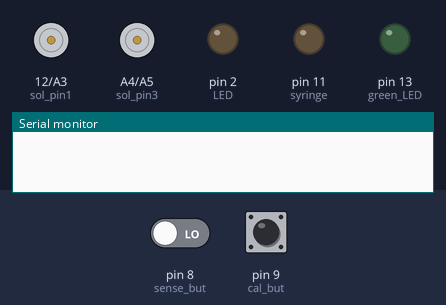
This sketch was run on a simulated Arduino Uno, built with avr-gcc and run on an emulated ATmega328P. Parts: motor-driver pin pairs drawn as motors (green arrow = first pin HIGH = forward, orange = second pin HIGH = backward, longer = more drive), output pins drawn as LEDs (lit = HIGH), the last lines printed to the serial monitor. The test bench sets the inputs (shaded band); at power-on: pin 8 (sense_but) LOW, pin 9 (cal_but) LOW.

Above: at 1.2 s.
1.3 s: pin 8 (sense_but) driven HIGH
At 1.7 s:
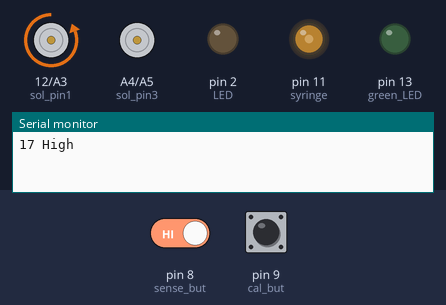
4.3 s: pin 9 (cal_but) pulled HIGH for 3.2 s
At 6.6 s:
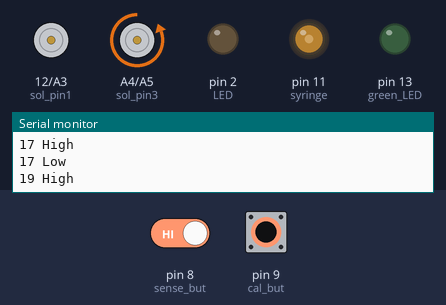
10.5 s: pin 9 (cal_but) pulled HIGH for 0.15 s
At 15.3 s:
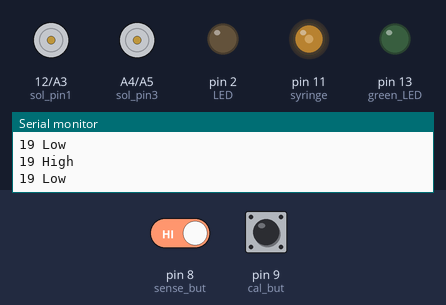
Timing chart, 0 to 16.8 s (numbered marks = the images above; inputs shaded):
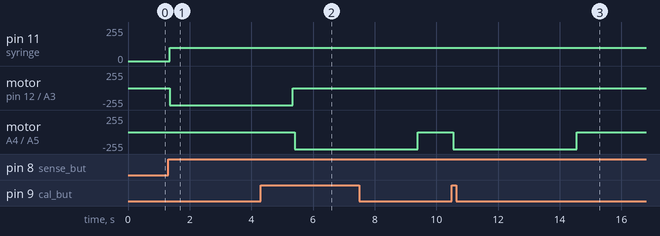

Measured:
- after the input at 1.3 s, pin 11 (syringe): 0/255 → 100/255 after 0.05 s; motor on pin 12 (sol_pin1) / A3 (sol_pin2): stopped → backward 255/255 after 0.05 s
- after the input at 4.3 s, motor on A4 (sol_pin3) / A5 (sol_pin4): stopped → backward 255/255 after 1.1 s, → stopped 4.0 s later
- after the input at 10.5 s, motor on A4 (sol_pin3) / A5 (sol_pin4): stopped → backward 255/255 after 0.05 s, → stopped 4.0 s later

The sketch:

calibrate_sense_actuate.ino
```cpp
#include <EEPROM.h>

int S0 = 7;   //Frequency output settings pins
int S1 = 6;
int S2 = 5;   //Color filter selection pins
int S3 = 4;
int taosOutPin = 3;   //Output pin; outputs square wave w/frequency proportional to light intensity
int green_LED = 13;   //User interface LEDS
int LED = 2;          //Lighting-up LED on color sensor
int sense_but = 8;    //User input buttons
int cal_but = 9;
int sol_pin1 = 12;    //Solenoid valve pins; NEVER ACTIVATE MORE THAN ONE AT A TIME
int sol_pin2 = A3;    //Water solenoid
int sol_pin3 = A4;
int sol_pin4 = A5;
int solenoids[4] = {sol_pin1, sol_pin2, sol_pin3, sol_pin4};     //Water is the last one
int syringe = 11;     //Pin for syringe motor; needs to be a PWM pin

int sense_state;        //Button debounce variables
int last_sense_reading = LOW;
long last_sense_time = 0;
int cal_state;
int last_cal_reading = LOW;
long last_cal_time = 0;
long debounce_delay = 50;

int black[3];   //Black calibration data; returns as an unsigned long, but the value is never greater than 255 if things are working
int white[3];   //White calibration data
int color[3];   //Color data

void setup(){
  Serial.begin(9600);

  pinMode(green_LED, OUTPUT);   //Initialize pins
  pinMode(LED, OUTPUT);
  pinMode(cal_but, INPUT);
  pinMode(sense_but, INPUT);
  pinMode(S2, OUTPUT);
  pinMode(S3, OUTPUT);
  pinMode(taosOutPin, INPUT);
  pinMode(S0, OUTPUT);
  pinMode(S1, OUTPUT);
  pinMode(sol_pin1, OUTPUT);
  pinMode(sol_pin2, OUTPUT);
  pinMode(sol_pin3, OUTPUT);
  pinMode(sol_pin4, OUTPUT);
  pinMode(syringe, OUTPUT);

  readEE(black, 0);     //Read previous calibtration data
  readEE(white, 1);}     //Convention is that black is stored in the first position in the EEPROM and white is stored in the second

void loop(){
  int sense_reading = digitalRead(sense_but);   //Check for user input
  int cal_reading = digitalRead(cal_but);

  if(sense_reading != last_sense_reading){      //Debounce
    last_sense_time = millis();}

  if(cal_reading != last_cal_reading){
    last_cal_time = millis();}

  if(millis()-last_sense_time > debounce_delay && sense_reading != sense_state){      //If the sense button is pressed, check the value on the sensor
    sense_state = sense_reading;
    if(sense_state == HIGH){
//      senseColor()
      pump_ink(sol_pin2);}}

  else if(millis()-last_cal_time > debounce_delay && cal_reading != cal_state){       //If the calibrate button is pressed, run calibration sequence
    cal_state = cal_reading;
    if(cal_state == HIGH){
//      calibrate()
        pump_ink(sol_pin4);}}

  last_sense_reading = sense_reading;         //Store current readings
  last_cal_reading = cal_reading;}

void calibrate(){    //Get and print values for black and white swatches
 colorRead(black);
 colorRead(white);
 writeEE(black, 0);     //Store calibration values in EEPROM
 writeEE(white, 1);}

void senseColor(){         //Detect and serial print a color normalized for the current calibration values
  colorRead(color);     //Read the current color
  float norm_color[3];
  for(int i = 0; i<3; i++){
    norm_color[i] = (float)(black[i]-color[i])/(float)(black[i]-white[i]);      //Normalize color reading
    Serial.print(norm_color[i]);      //Print to serial terminal
    Serial.print(' ');}
  Serial.print('\n');
  pump_ink(sol_pin2);}

void colorRead(int *thing){    //Sets the values of thing to each color reading in ms. Thing is an int array {R, G, B}
  for(int i = 0; i < 10; i++){         //Blink to tell the person they need to get the color sensor over the color
    digitalWrite(green_LED, HIGH);
    delay(200);
    digitalWrite(green_LED, LOW);
    delay(200);}

  digitalWrite(green_LED, HIGH);     //Signal that you're taking measurement
  digitalWrite(LED, HIGH);           //Turn on measurement LED
  delay(500);                        //Hold that light on for 1 sec total + computation time

  taosMode(2);    //turn on sensor

  int sensorDelay = 10;     //Setting for a delay to let the sensor sit for a moment before taking a reading.
  int num_readings = 10;    //Number of samples to take for each color
  byte color_selects[3] = {B00000000, B00000011, B00000010};       //The different bitmasks R G B on pins S2 and S3
  for(int k=0; k < 3; k++){
    digitalWrite(S2, color_selects[k]&B00000001);         //Select color filter
    digitalWrite(S3, color_selects[k]&B00000010);

    int reading[num_readings];        //Record num_readings readings
    for(int j=0; j < num_readings; j++){
      int readPulse = pulseIn(taosOutPin, LOW, 8000);      //Returns how long taosOutPin remains low (period/2) or 80000 in ms
      if(readPulse < .1){     //Fixes timeout behavior; instead of returning a 0, it'll return an 80000
        readPulse = 8000;}
      reading[j] = readPulse;
      delay(sensorDelay);}

    int most_common = -1, max_frequency = 0;      //Code to find mode of reading; maybe inefficient, but there are only 10 values and they're not often scrolled through
    for(int i=0; i<num_readings; i++){
      if(reading[i] != -1){       //-1 is a placeholder for "don't count this"
        int frequency = 1;        //Register that there was one instance of this number
        for(int j=i+1; j<num_readings; j++){    //Scroll through all remaining numbers
          if(reading[i] == reading[j]){       //Register that there was another instance of that number, then turn that instance into a -1
            frequency+=1;
            reading[j] = -1;}}
        if(frequency > max_frequency){      //If it's more common than the previous most_common number, set this one to the most common
          most_common = reading[i];
          max_frequency = frequency;}}}
    thing[k] = most_common;}                //Return the mode

  taosMode(0);        //turn off sensor to save energy
  delay(500);         //Keep feedback LED on
  digitalWrite(green_LED, LOW);     //Turn off LEDs
  digitalWrite(LED, LOW);}

void writeEE(int *thing, int pos){     //Write RGB array thing to the EEPROM, where pos is which position to write to (e.g. 0th, 1st, 2nd, etc.)
  for(int i=0; i<3; i++){
    byte one = (thing[i] >> 8)&0xFF;    //Find most significant byte
    byte two = (thing[i])&0xFF;
    EEPROM.write(pos*6+i*2, one);         //Store big endian
    EEPROM.write(pos*6+i*2+1, two);}}

void readEE(int *thing, int pos){       //Read from pos and put that value in thing.
  for(int i=0; i<3; i++){
    int one = EEPROM.read (pos*6+i*2);    //Find first byte
    int two = EEPROM.read(pos*6+i*2+1);   //Find second byte
    thing[i] = (one << 8) + two;}}        //Make it into a two-byte int type! Then put it in the array thing

void taosMode(byte mode){       //Set operation mode
  //Mode 0 -> Powerdown, 1 -> 2% output freq scaling
  //2 -> 20% output freq scaling, 3 -> 100% scaling (highest sensitivity
  digitalWrite(S1, B00000001 & mode);
  digitalWrite(S0, B00000010 & mode);}

void pen_write(){        //Wrapper code for whatever is needed to get the right color ink into the pen.
  int which_pin = -1;     //Stores the pin of the most prominent color
  int value = -1.0;         //Stores the value of that color
  for(int i = 0; i<3; i++){
    if((float)(black[i]-color[i])/(float)(black[i]-white[i])>value){
      which_pin = i;
      value = (float)(black[i]-color[i])/(float)(black[i]-white[i]);}}      //Normalize color reading
  int correct_sol = solenoids[which_pin];       //Choose solenoid corresponding to most prominent color
  pump_ink(solenoids[3]);      //Flush with water
  pump_ink(correct_sol);}

void pump_ink(int sol){
  int valve_time = 4000;        //How long the valve is open
  digitalWrite(sol, HIGH);
  Serial.print(sol);
  Serial.println(" High");
  analogWrite(syringe, 100);    //Set motor speed
  delay(valve_time);
  digitalWrite(sol, LOW);     //Pump servo
  Serial.print(sol);
  Serial.println(" Low");}
```
